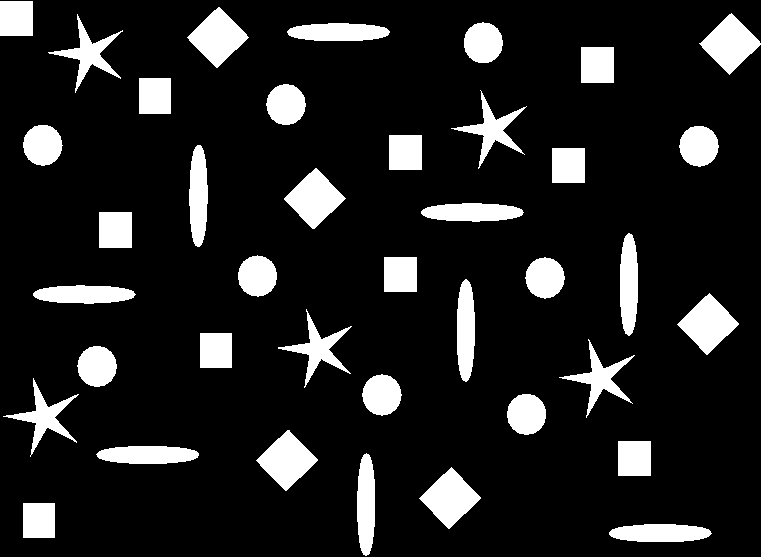
%> input picture formas.png, 761 x 557 px
$ octave moravec2.m   (GNU Octave 9; MATLAB toolbox functions it lacks are replaced by stand-ins)
%> lines starting %> are read from the running program, lines starting %| are printed output that depends on the picture; in (x1, y1, x2, y2) boxes, pixels count from 0 and x2, y2 are one past the last pixel; in counts of white or black regions, pixels touching at a corner belong together; the program's own positions count from 1
clear all;
close all;

threshold = 0.5;
I = imread('formas.png');
%> I is the input picture: size 557x761 uint8; 13% white; 39 white regions, largest, box (x1, y1, x2, y2) and area: (677, 293, 739, 355) 1959, (419, 467, 481, 529) 1959, (699, 13, 761, 75) 1958
% [5 lines of commented-out code are left out]

h = conv2([1 0 -1],I);
v = conv2([1 0 -1]',I);
d1 = conv2([0 0 -1;0 0 0;1 0 0],I);
d2 = conv2([1 0 0;0 0 0;0 0 -1],I);

kernel = [1 1 1; 1 0 1;1 1 1];

hh = conv2(kernel,h);
vv = conv2(kernel,v);
dd1 = conv2(kernel,d1);
dd2 = conv2(kernel,d2);

sizes = [size(hh);size(vv);size(dd1);size(dd2)];
%> sizes = [559 765; 561 763; 561 765; 561 765]
maxY = min(sizes(:,2)');
%> maxY = 763
maxX = min(sizes(:,1)');
%> maxX = 559

hh = hh(1:maxX,1:maxY);
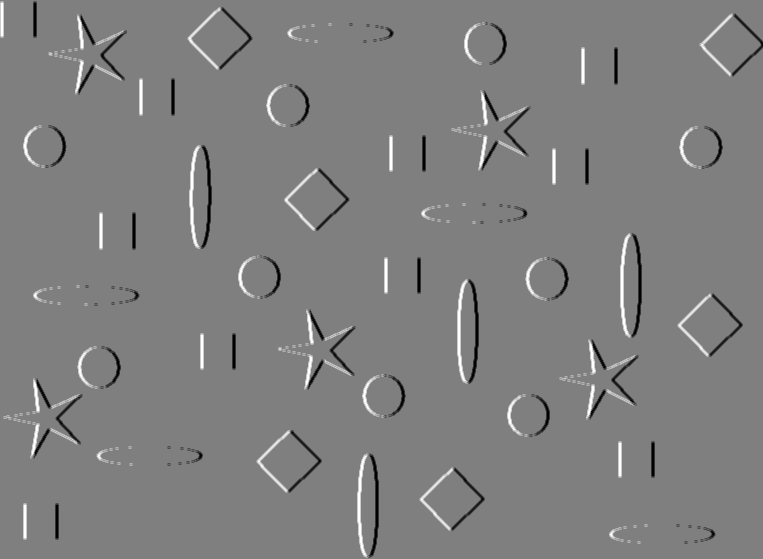
%> hh: size 559x763 double; min -1275, max 1275, mean 0; drawn with min black and max white
vv = vv(1:maxX,1:maxY);
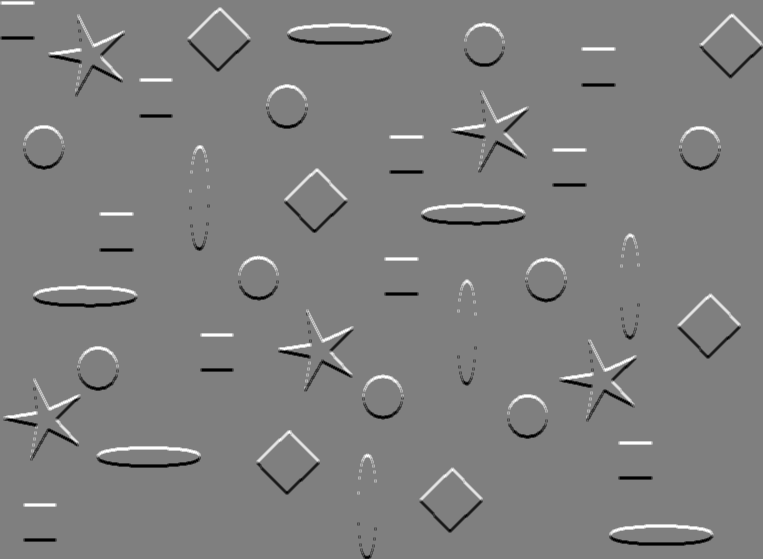
%> vv: size 559x763 double; min -1275, max 1275, mean 0; mean of the top-left, top-right, bottom-left and bottom-right quarters 1.5, 3.5, -1.5, -3.4; drawn with min black and max white
dd1 = dd1(1:maxX,1:maxY);
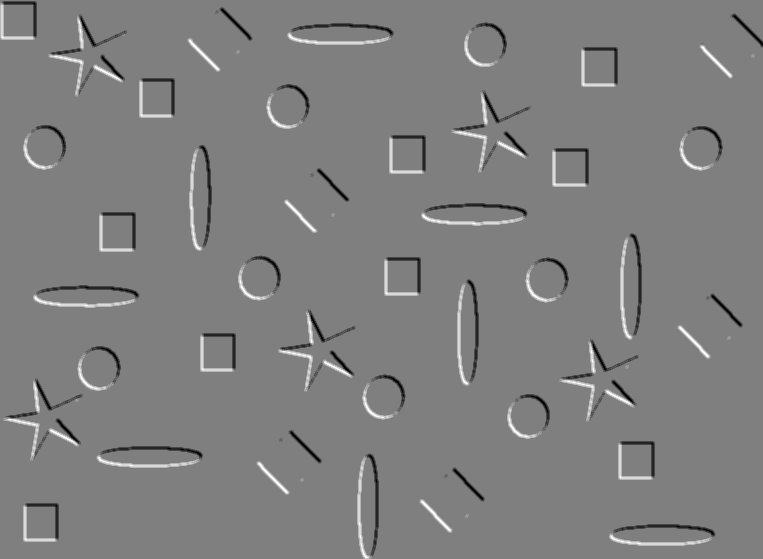
%> dd1: size 559x763 double; min -1785, max 1785, mean 0; drawn with min black and max white
dd2 = dd2(1:maxX,1:maxY);
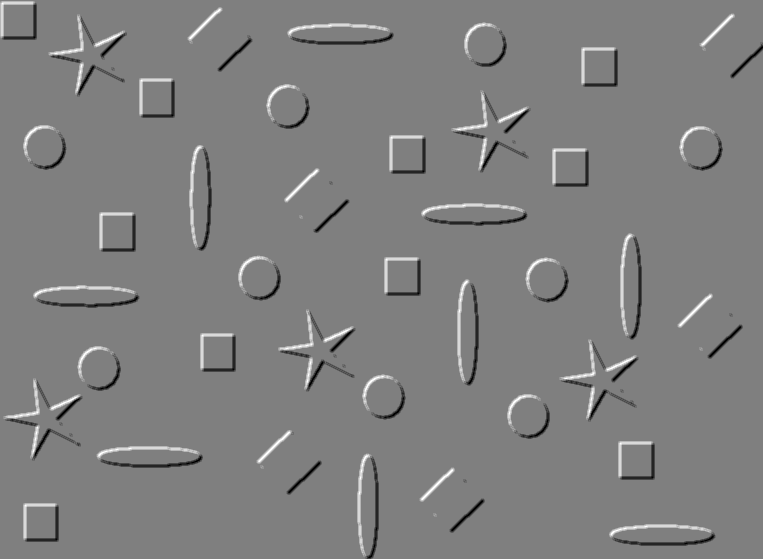
%> dd2: size 559x763 double; min -1785, max 1785, mean 0; mean of the top-left, top-right, bottom-left and bottom-right quarters 2, 3, 0.1, -5; drawn with min black and max white

diffImages = cat(3,hh,vv,dd1,dd2);
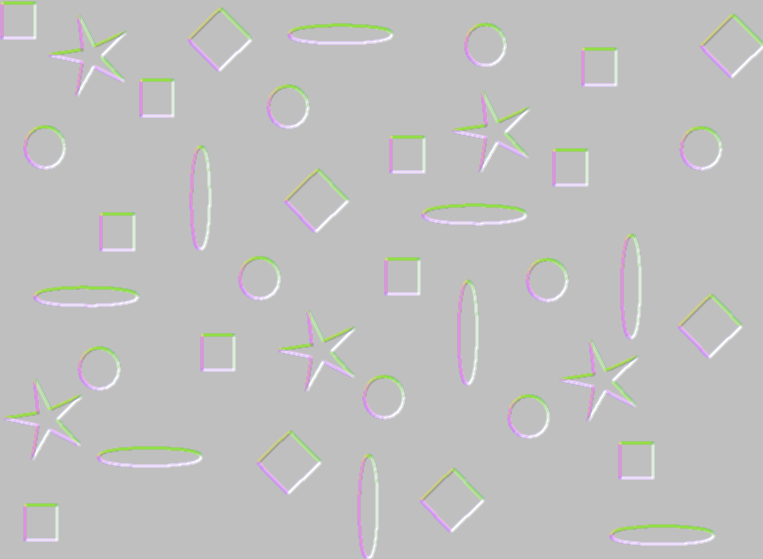
%> diffImages: size 559x763x4 double; mean R, G, B, A 0, 0, 0, 0; transparent parts drawn white
corners = abs(min(diffImages,[],3));
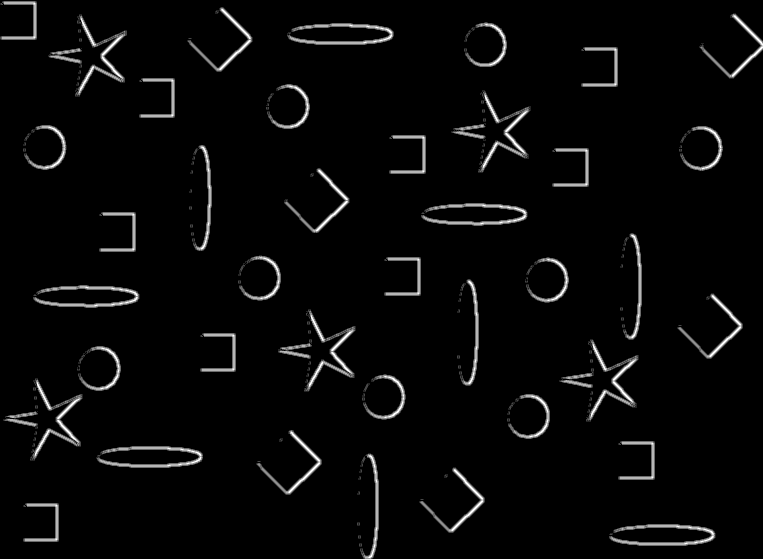
%> corners: size 559x763 double; min 0, max 1785, mean 56.6; drawn with min black and max white

figure,imshow(cornerns),title('Min');
%> (this line was passed over: cornerns is not available in this run)

cmax = corners/max(max(corners));
figure,imshow(cmax),title('Normalizado');

[indi,indj] = ind2sub(size(cmax),find(cmax > threshold));
%> indi = 12266 values from 3 to 559; indj = 12266 values from 3 to 763
figure, imshow(I),hold on, plot(indi,indj,'r*');
%> after `plot(indi,indj,'r*')`:
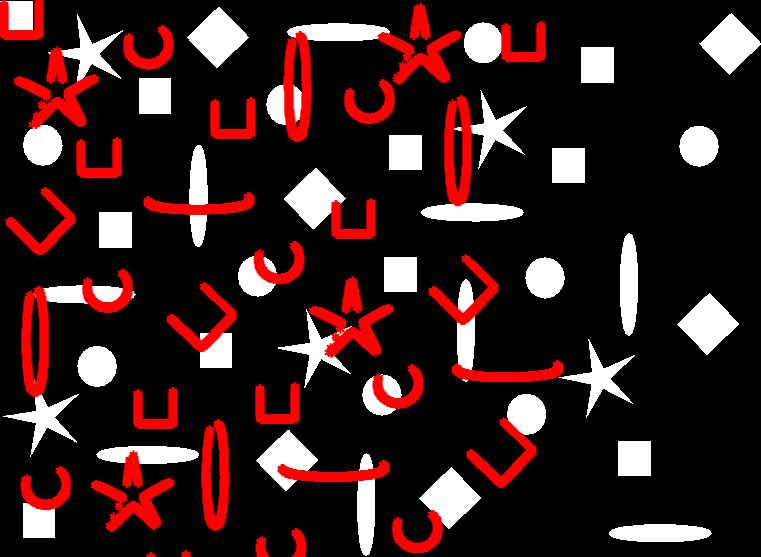
%> figure redrawn from the program's plot data
